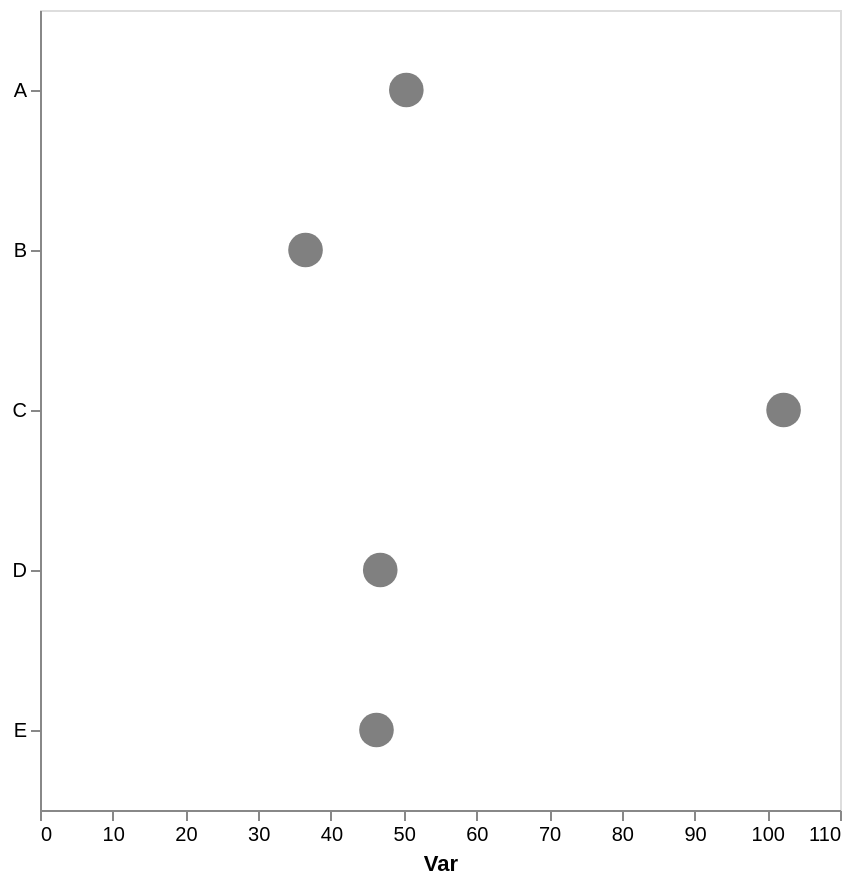

Write a Vega-Lite specification for this figure.
### Vega-Lite specification from a JSON file in a GitHub repository (floating-point values rounded to 4 significant figures)
{"config": {"view": {"continuousWidth": 300, "continuousHeight": 300}, "axis": {"grid": false}, "bar": {"color": "gray"}}, "data": {"name": "data-09e8949dda9fa38ba243975ef17b5f71"}, "mark": {"type": "point", "color": "gray", "filled": true, "size": 300}, "encoding": {"x": {"aggregate": "mean", "axis": {"title": "Var"}, "field": "var1", "type": "quantitative"}, "y": {"axis": {"title": null}, "field": "cat", "type": "nominal"}}, "height": 400, "width": 400, "$schema": "https://vega.github.io/schema/vega-lite/v5.17.0.json", "datasets": {"data-09e8949dda9fa38ba243975ef17b5f71": [{"cat": "C", "var1": 93.95, "var2": 49.57}, {"cat": "C", "var1": 109.8, "var2": 45.02}, {"cat": "D", "var1": 55.5, "var2": 60.97}, {"cat": "D", "var1": 53.78, "var2": 36.93}, {"cat": "A", "var1": 61.15, "var2": 51.22}, {"cat": "D", "var1": 31.07, "var2": 53.28}, {"cat": "E", "var1": 47.87, "var2": 58.16}, {"cat": "E", "var1": 44.66, "var2": 40.04}, {"cat": "A", "var1": 39.59, "var2": 53.06}, {"cat": "B", "var1": 36.51, "var2": 44.76}, {"cat": "C", "var1": 81.36, "var2": 64.94}, {"cat": "C", "var1": 123.8, "var2": 39.49}]}}
